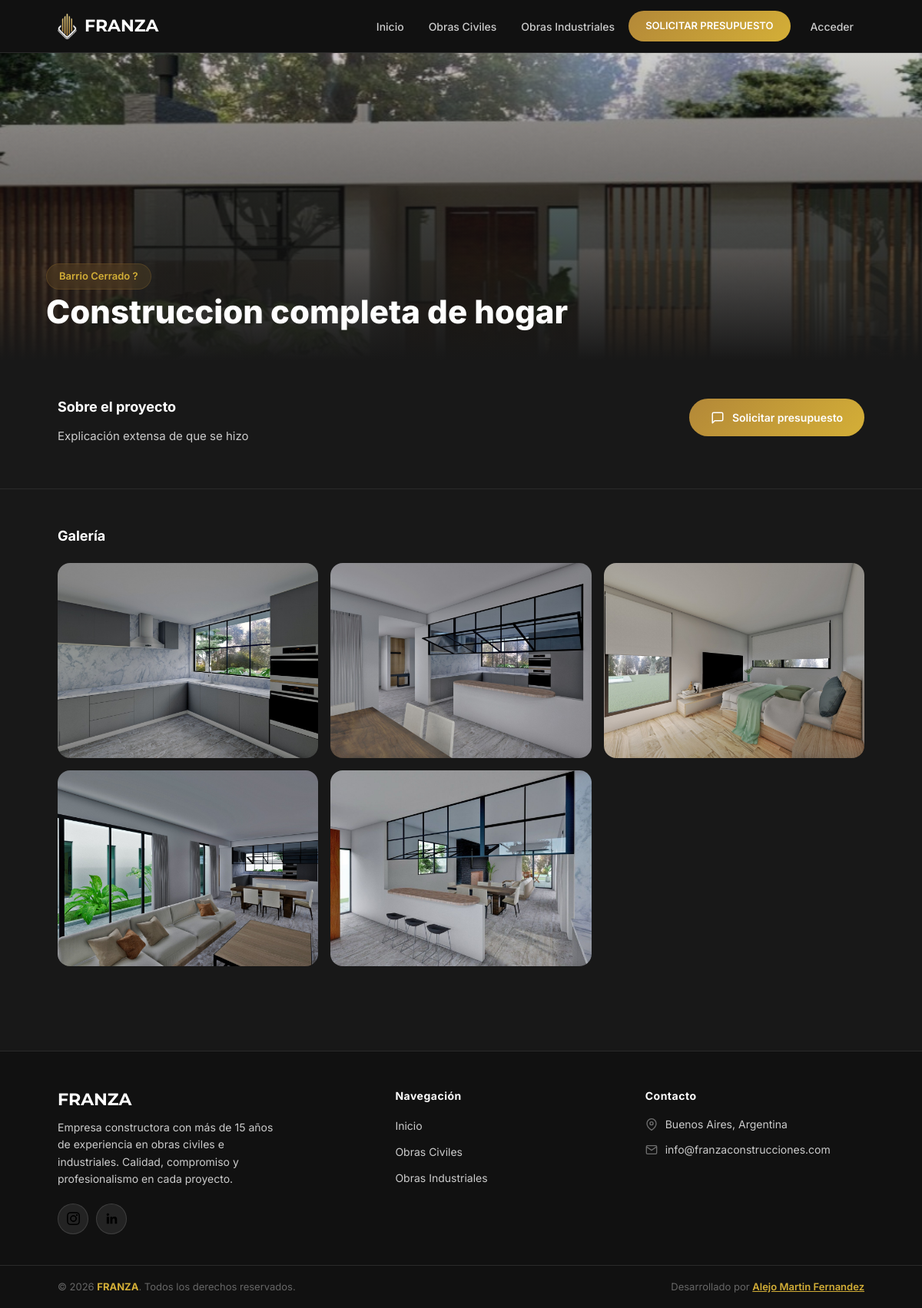
The page /sitio/index.php?seccion=obra-ver&id=68 on the database its author committed.
### tables this page shows
CREATE TABLE `obras` (
  `obra_id` int(10) unsigned NOT NULL AUTO_INCREMENT,
  `usuario_fk` int(10) unsigned NOT NULL,
  `carpeta` varchar(100) NOT NULL,
  `titulo` varchar(100) NOT NULL,
  `ubicacion` varchar(100) NOT NULL,
  `explicacion` varchar(500) NOT NULL,
  `tipo` varchar(100) NOT NULL,
  `imagen` varchar(255) NOT NULL,
  PRIMARY KEY (`obra_id`),
  KEY `obras_usuarios_fk_idx` (`usuario_fk`),
  CONSTRAINT `obras_usuarios_fk` FOREIGN KEY (`usuario_fk`) REFERENCES `usuarios` (`usuario_id`) ON DELETE NO ACTION ON UPDATE NO ACTION
);

### sitio/classes/Modelos/Obras.php (called while the page is built, shortened)
<?php
class Obras
{
    private string $carpeta = "";
    private string $titulo = "";
    private string $ubicacion = "";
    private string $explicacion = "";
    private string $tipo = "";
    private string $imagen = "";
    public function porId(int $id): ?self
    {
        $db = DBConexion::getConexion();
        $consulta = "SELECT * FROM obras
                    WHERE obra_id = ?";
        $stmt = $db->prepare($consulta);
        $stmt->execute([$id]);
        $stmt->setFetchMode(PDO::FETCH_CLASS, self::class);
        $obra = $stmt->fetch();
        return $obra;
    }
    public function getCarpeta(): string
    {
        return $this->carpeta;
    }
    public function getTitulo(): string
    {
        return $this->titulo;
    }
    public function getUbicacion(): string
    {
        return $this->ubicacion;
    }
    public function getExplicacion(): string
    {
        return $this->explicacion;
    }
    public function getTipo(): string
    {
        return $this->tipo;
    }
    public function getImagen(): string
    {
        return $this->imagen;
    }
    public function getImagenesCarpeta(): array
    {
        $tipo = $this->getTipo();
        $carpeta = $this->getCarpeta();
        $tipoCarpeta = ($tipo === 'civil') ? 'obrasciviles' : 'obrasindustriales';
        $rutaCarpeta = __DIR__ . '/../../img/' . $tipoCarpeta . '/' . $carpeta;
        $extensionesPermitidas = ['jpg', 'jpeg', 'png', 'gif', 'webp'];
        $imagenes = [];
        $archivos = scandir($rutaCarpeta);
        foreach ($archivos as $archivo) {
            if ($archivo === '.' || $archivo === '..') continue;
            $ext = strtolower(pathinfo($archivo, PATHINFO_EXTENSION));
            if (in_array($ext, $extensionesPermitidas)) {
                $imagenes[] = $archivo;
            }
        }
        return $imagenes;
    }
    public function getGaleriaImagenes(): array
    {
        $todas = $this->getImagenesCarpeta();
        $portada = $this->getImagen();
        return array_values(array_filter($todas, fn($img) => $img !== $portada));
    }
    public function getRutaImagenes(): string
    {
        $tipo = $this->getTipo();
        $tipoCarpeta = ($tipo === 'civil') ? 'obrasciviles' : 'obrasindustriales';
        return 'img/' . $tipoCarpeta . '/' . $this->getCarpeta() . '/';
    }
}

### sitio/views/obra-ver.php (the view, shortened to what this page needs)
<?php
$obra_id = $_GET['id'] ?? null;
$obra = (new Obras)->porId((int)$obra_id);
?>
<section class="obra-detail">
    <?php if ($obra): ?>
        <?php
        $imagenes = $obra->getGaleriaImagenes();
        $rutaBase = $obra->getRutaImagenes();
        $portada = $rutaBase . $obra->getImagen();
        ?>
        <div class="obra-hero" style="background-image: url('<?= htmlspecialchars($portada) ?>');">
            <div class="obra-hero-overlay"></div>
            <div class="obra-hero-content">
                <span class="obra-badge"><?= htmlspecialchars($obra->getUbicacion()) ?></span>
                <h1 class="obra-hero-title"><?= htmlspecialchars($obra->getTitulo()) ?></h1>
            </div>
        </div>
        <div class="obra-info-section">
            <div class="container">
                <div class="obra-info-grid">
                    <div class="obra-info-main">
                        <h2 class="obra-info-heading">Sobre el proyecto</h2>
                        <p class="obra-info-desc"><?= htmlspecialchars($obra->getExplicacion()) ?></p>
                    </div>
                    <div class="obra-info-sidebar">
                        <a href="javascript:void(0)" onclick="openWhatsApp()" class="obra-cta-btn">
                            <svg width="18" height="18" viewBox="0 0 24 24" fill="none" stroke="currentColor" stroke-width="2" stroke-linecap="round" stroke-linejoin="round"><path d="M21 15a2 2 0 0 1-2 2H7l-4 4V5a2 2 0 0 1 2-2h14a2 2 0 0 1 2 2z"/></svg>
                            Solicitar presupuesto
                        </a>
                    </div>
                </div>
            </div>
        </div>
        <?php if (count($imagenes) > 0): ?>
        <div class="obra-gallery-section">
            <div class="container">
                <h2 class="obra-gallery-title">Galería</h2>
                <div class="obra-gallery-grid">
                    <?php foreach ($imagenes as $i => $img): ?>
                    <div class="obra-gallery-item" onclick="openLightbox(<?= $i ?>)">
                        <img src="<?= htmlspecialchars($rutaBase . $img) ?>" alt="<?= htmlspecialchars($obra->getTitulo()) ?> - Imagen <?= $i + 1 ?>" loading="lazy">
                    </div>
                    <?php endforeach; ?>
                </div>
            </div>
        </div>
        <?php endif; ?>
    <?php else: ?>
        <h1 class="h1-view">Obra no encontrada</h1>
        <p style="text-align:center; color: var(--text-muted);">No existe una obra con ese identificador.</p>
    <?php endif; ?>
</section>

### sitio/styles/css/style.css (style rules this page uses)
:root { --primary: #b38838; --primary-dark: #866321; --primary-light: #a17a31; --primary-lighter: #d4af37; --background: #181818; --surface: #111111; --surface-light: #1a1a1a; --text: #ffffff; --text-muted: #cccccc; --text-accent: #b38838; --accent: #b38838; --accent-hover: #a17a31; --border: #a17a31; --border-subtle: #2a2a2a; --shadow: rgba(0, 0, 0, 0.3); --error: #ff5252; --success: #4caf50; --warning: #ff9800; --radius-sm: 8px; --radius-md: 12px; --radius-lg: 16px; --radius-xl: 20px; --radius-full: 9999px; --transition: 0.3s cubic-bezier(0.4, 0, 0.2, 1); --shadow-sm: 0 2px 8px rgba(0, 0, 0, 0.2); --shadow-md: 0 4px 16px rgba(0, 0, 0, 0.3); --shadow-lg: 0 8px 32px rgba(0, 0, 0, 0.4); --content-width: 1200px; --border-radius: var(--radius-md); }
* { margin: 0; padding: 0; box-sizing: border-box; font-family: "Inter", -apple-system, BlinkMacSystemFont, "Segoe UI", sans-serif; }
body { background-color: var(--background); color: var(--text); -webkit-font-smoothing: antialiased; -moz-osx-font-smoothing: grayscale; overflow-x: hidden; }
.container { width: 90%; max-width: var(--content-width); margin: 0 auto; padding: 0 15px; }
.obra-detail { padding-bottom: 60px; }
.obra-hero { position: relative; width: 100%; height: 50vh; min-height: 340px; background-size: cover; background-position: center; display: flex; align-items: flex-end; }
.obra-hero-overlay { position: absolute; inset: 0; background: linear-gradient( to top, rgba(24, 24, 24, 1) 0%, rgba(24, 24, 24, 0.6) 40%, rgba(24, 24, 24, 0.2) 100% ); }
.obra-hero-content { position: relative; z-index: 1; max-width: var(--content-width); width: 90%; margin: 0 auto; padding-bottom: 40px; }
.obra-badge { background: rgba(179, 136, 56, 0.15); color: var(--primary-lighter); padding: 6px 16px; font-weight: 600; font-size: 13px; border-radius: var(--radius-full); display: inline-block; backdrop-filter: blur(8px); -webkit-backdrop-filter: blur(8px); border: 1px solid rgba(179, 136, 56, 0.2); }
.obra-hero-title { font-size: 42px; font-weight: 800; color: var(--text); margin-top: 6px; margin-bottom: 0; line-height: 1.1; letter-spacing: normal; }
.obra-info-section { padding: 50px 0 40px; border-bottom: 1px solid var(--border-subtle); }
.obra-info-grid { display: flex; justify-content: space-between; align-items: flex-start; gap: 40px; }
.obra-info-main { flex: 1; max-width: 680px; }
.obra-info-heading { font-size: 18px; font-weight: 700; color: var(--text); margin-bottom: 14px; letter-spacing: normal; }
.obra-info-desc { font-size: 15px; color: var(--text-muted); line-height: 1.7; max-width: 600px; }
.obra-info-sidebar { flex-shrink: 0; }
.obra-cta-btn { display: inline-flex; align-items: center; gap: 10px; background: linear-gradient(135deg, var(--primary) 0%, var(--primary-lighter) 100%); color: var(--text); padding: 14px 28px; border: none; border-radius: var(--radius-full); font-size: 14px; font-weight: 600; cursor: pointer; transition: all var(--transition); text-decoration: none; white-space: nowrap; font-family: inherit; }
.obra-gallery-section { padding: 50px 0; }
.obra-gallery-title { font-size: 18px; font-weight: 700; color: var(--text); margin-bottom: 24px; letter-spacing: normal; }
.obra-gallery-grid { display: grid; grid-template-columns: repeat(auto-fill, minmax(260px, 1fr)); gap: 16px; }
.obra-gallery-item { position: relative; border-radius: var(--radius-lg); overflow: hidden; aspect-ratio: 4/3; cursor: pointer; background: var(--surface); }
.obra-gallery-item img { width: 100%; height: 100%; object-fit: cover; display: block; transition: transform 0.4s ease; }

### rows shown on the page
obras: tipo+carpeta+imagen (picture), ubicacion "Barrio Cerrado ?", titulo "Construccion completa de hogar", explicacion "Explicación extensa de que se hizo"
